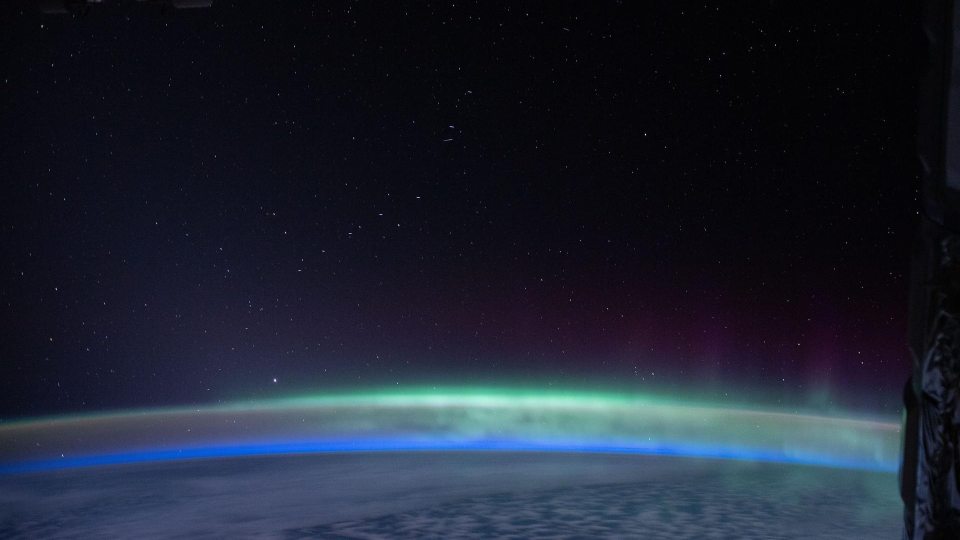
#> input picture tools/photographs/aurora.jpg, 1920 x 1080 px, given in place of art002e021278~orig.jpg, which was not available (shown at 1/2 size)
$ python fetch.py
#> lines starting #> are read from the running program, lines starting #| are printed output that depends on the picture
"""Re-makes the 3840 x 2160 crops in this folder from the NASA Image Library originals
(public domain). Framing = full width, 16:9, vertical offset matched to the old 1920 crops.
usage: python3 tools/photographs/fetch.py     Needs Pillow; downloads ~100 MB once into $TMPDIR.
"""
import os, tempfile, urllib.request
from PIL import Image
Image.MAX_IMAGE_PIXELS = None
here = os.path.dirname(os.path.abspath(__file__))
cache = tempfile.gettempdir()
URL = 'https://images-assets.nasa.gov/image/{0}/{0}~orig.jpg'
# name: (nasa id, y offset of the 16:9 crop in the original)
CROPS = {'earthset': ('art002e021278', 355), 'sunrise': ('iss040e080833', 222), 'aurora': ('iss062e148363', 366)}

def get(nid):
#> called with nid = 'art002e021278'
    p = os.path.join(cache, nid + '.jpg')
    if not os.path.exists(p): urllib.request.urlretrieve(URL.format(nid), p)
    return Image.open(p).convert('RGB')
#> returned value is the input picture: PIL image 1920x1080 RGB; mean R, G, B 28.9, 35.2, 49.7

for name, (nid, y) in CROPS.items():
    im = get(nid); w = im.width
#> after `w = im.width`: w = 1920
    im.crop((0, y, w, y + w * 9 // 16)).resize((3840, 2160), Image.Resampling.LANCZOS).save(f'{here}/{name}.jpg', quality=95, subsampling=0)
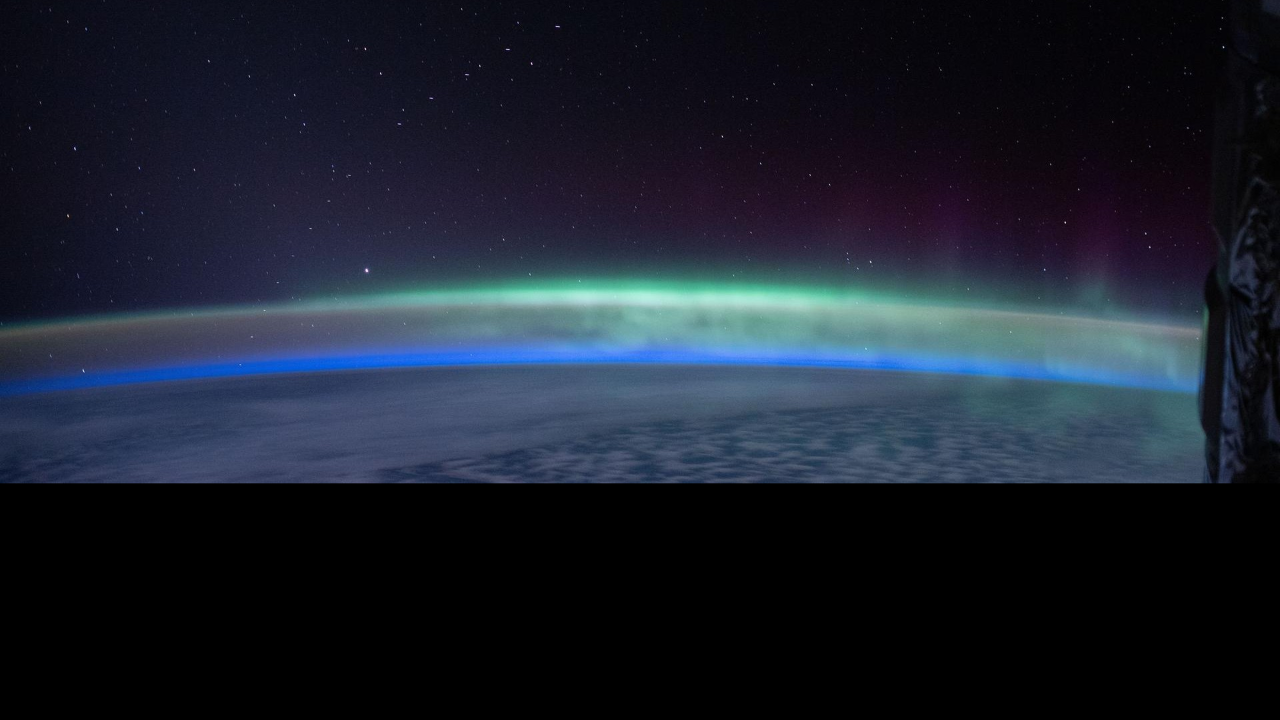
#> saved as earthset.jpg: PIL image 3840x2160 RGB (shown at 1/3 size); mean R, G, B 26.5, 32.7, 45.3
#> pass 2 of the loop `for name, (nid, y) in CROPS.items():`:
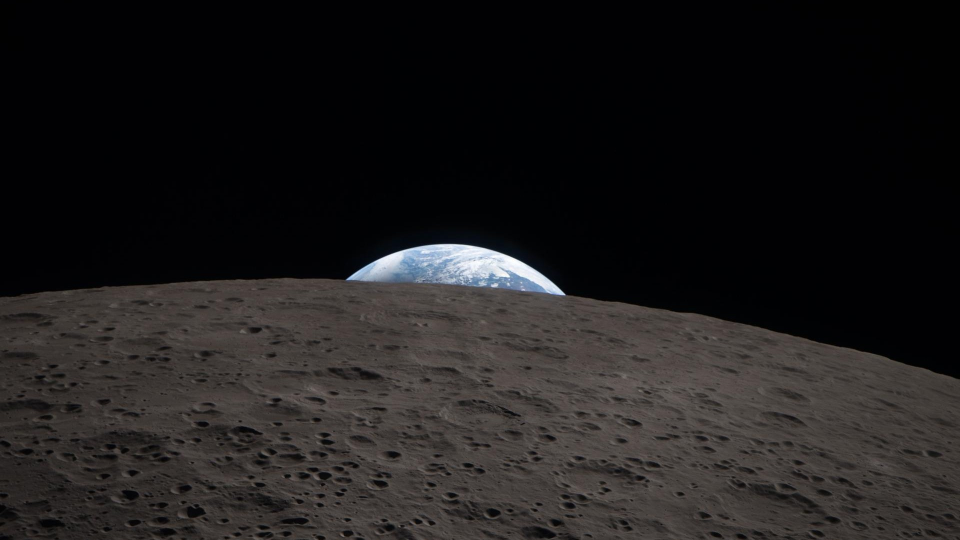
#> input picture tools/photographs/earthset.jpg, 1920 x 1080 px, given in place of iss040e080833~orig.jpg, which was not available (shown at 1/2 size)
#> in get, returned value is the input picture: PIL image 1920x1080 RGB; mean R, G, B 30.4, 28.4, 28.5
#> `im.crop((0, y, w, y + w * 9 // 16)).resize((3840, 2160), Image.Resampl..`:
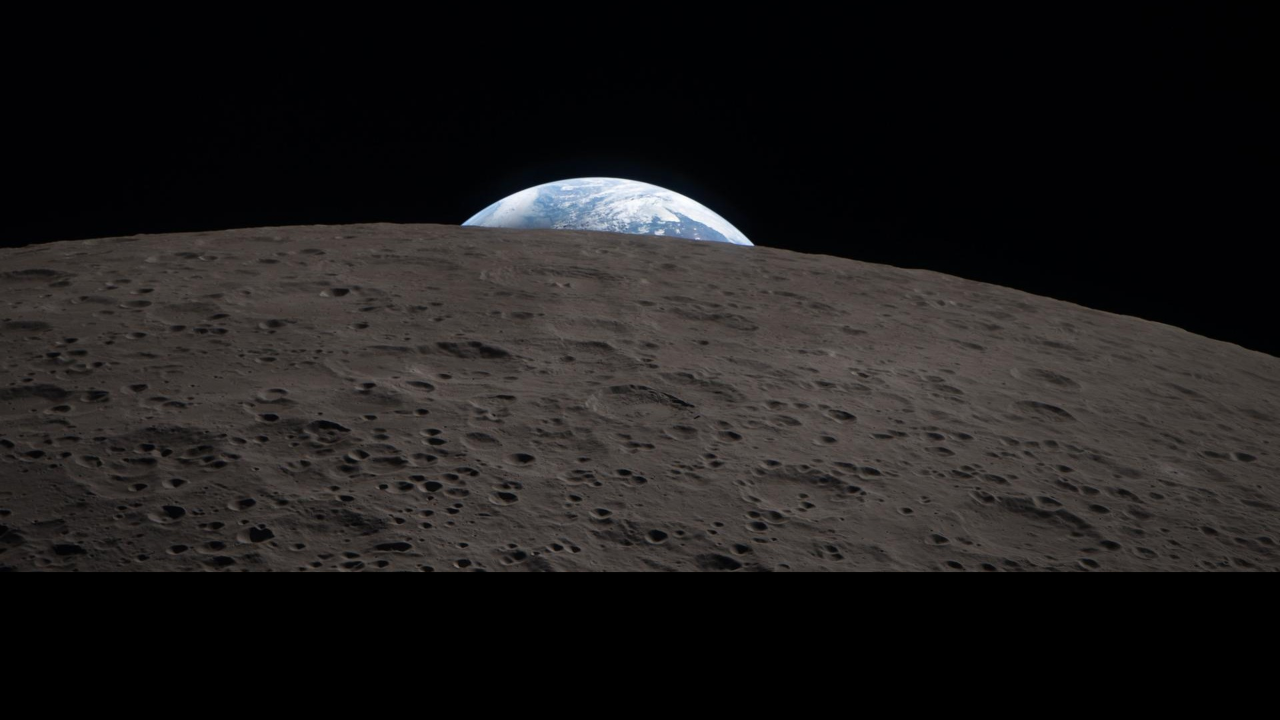
#> saved as sunrise.jpg: PIL image 3840x2160 RGB (shown at 1/3 size); mean R, G, B 30.2, 28.2, 27.9
# the whole Earth, square; environments.py sizes and places it
get('GSFC_20171208_Archive_e001788').resize((2440, 2440), Image.Resampling.LANCZOS).save(f'{here}/blue-marble.jpg', quality=95, subsampling=0)
#> (the run stopped early here; a loop or call above may not have finished)
